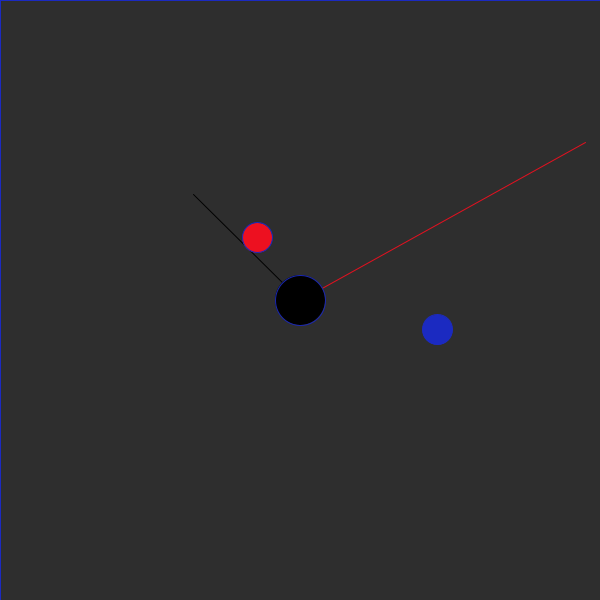
Frame 1 (no input)
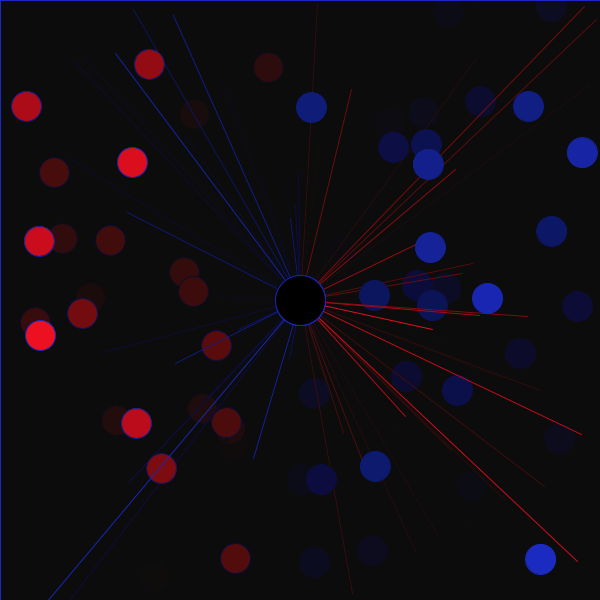
Frame 60 (the mouse pressed at the canvas centre just before this capture)
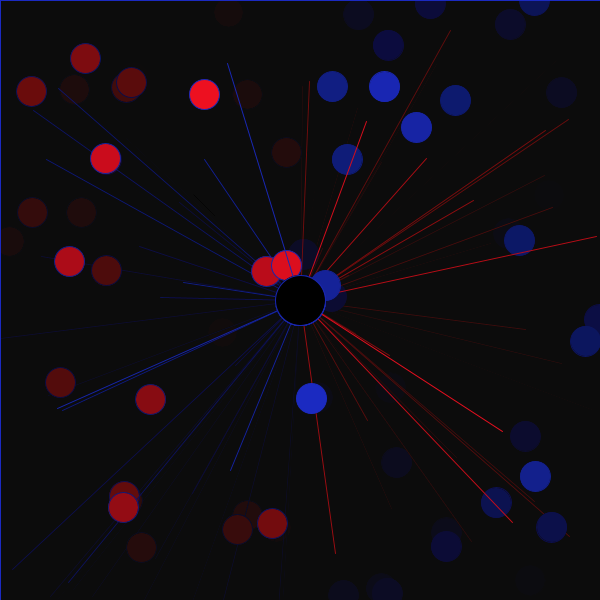
Frame 120 (the mouse held since frame 60 and released just before this capture)

The Processing sketch that drew these frames (run headless with seeded random() and noise(); from frame 60 on, the mouse is pressed at the canvas centre):

// Processing sketch: processing_174458
// ── processing_174458.pde

int value = 0;//This is the starting colour of the circle which is black, Once key pressed the black will never come back

void setup() {
  background(50); // this makes the background black
  size(600,600);//Size is the size you want the screen
}
void draw() {
 
 
  line(300,300, random(300), random(750) );//This is the location of the lines
  stroke(#F71121);//This makes the colour of the lines
  frameRate(30);//This makes the speed of everything

  line(300,300, random(300,600), random(0,600) );//This is the location of the lines, This is the blue line
  stroke(#1B2AC1);//This makes the colour of the lines  
 
 
  if (keyPressed == true) {//This is so when you press a key and hold it the object will fade away but if it's set on "false" then it will fade away by it self and you need to press a button so it fade again by itseft
fill(random(0,255),50);
} else {
fill(value);//Circle in the middle
  ellipse(300,300,50,50);
}
 
  fill(10,10);//fill for rect
  rect(0,0, height, width);//The red ine around the screen

  fill(#F71121);
  ellipse(random(300), random(750), 30, 30);//The random height and width makes it o
  
  
  fill(0, 10);//Fill for the rect
  rect(0, 0, height, width);//The line around the "size"
  
  fill(#1B2AC1);//This is the fill, the fill colours in the circle/ellipse
  ellipse(random(300,600), random(0,600), 30, 30);//This is the tiny circles around the screen
}

void keyPressed() {
  if (value == #1B2AC1) {//This is the first value after any key is pressed and the colour is blue
    value = #F71121;//Once you press any button again it will change to the colour I selected which is red
  } else {
value = #1B2AC1;//Now this is what makes the colour button loop and what I mean by that is that. This button makes the red and blue switch bewteen eachother  
  }
}
